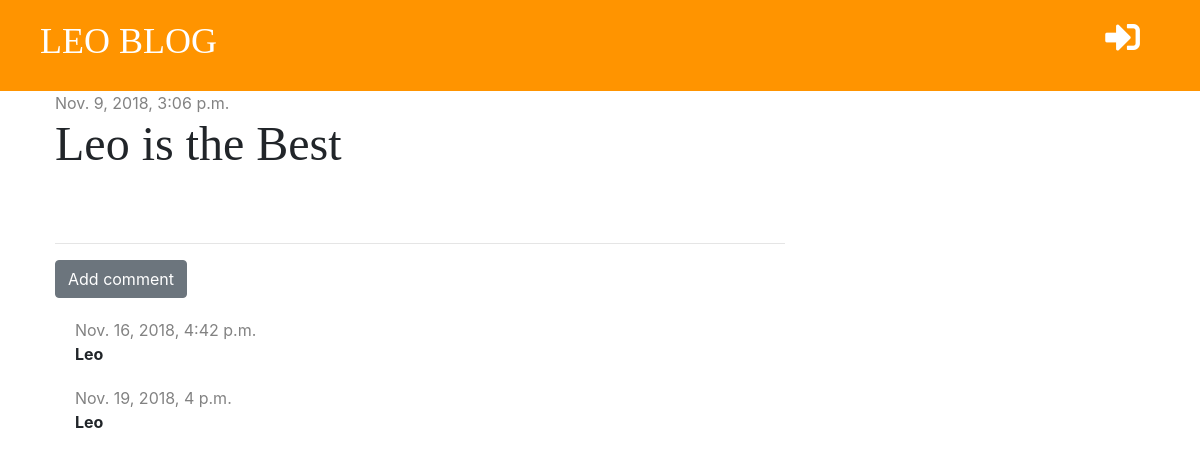
The app's page /post/4/ with its own data.
### blog/models.py (models this page shows, shortened)
class Post(models.Model):
    author = models.ForeignKey('auth.User', on_delete=models.CASCADE)
    title = models.CharField(max_length=200)
    text = models.TextField()
    created_date = models.DateTimeField(default=timezone.now)
    published_date = models.DateTimeField(blank=True, null=True)

class Comment(models.Model):
    post = models.ForeignKey('blog.Post', on_delete=models.CASCADE, related_name='comments')
    author = models.CharField(max_length=200)
    text = models.TextField()
    created_date = models.DateTimeField(default=timezone.now)
    approved = models.BooleanField(default=False)

### blog/views.py (the view)
# urls.py: path('post/<int:pk>/', views.post_detail, name='post_detail'),
def post_detail(request, pk):
    post = get_object_or_404(Post, pk=pk)
    stuff_for_frontend = {'post': post}
    return render(request, 'blog/post_detail.html', stuff_for_frontend)

### blog/templatetags/markdownify.py (called while the page is built)
@register.filter
def markdown(value):
    renderer = HighlightRenderer()
    markdown = mistune.Markdown(renderer=renderer)
    return markdown(value)

### blog/templates/blog/post_detail.html (shortened to what this page needs)
{% extends 'blog/base.html' %}
{% load markdownify %}
{% block content %}
    <div class="post">
        {% if post.published_date %}
            <div class="date">
                {{ post.published_date }}
            </div>
        {% else %}
            <a href="{% url 'post_publish' pk=post.pk %}" class="btn btn-primary">Publish</a>
        {% endif %}
        <h1>{{ post.title }}</h1>
    </div>
    <hr>
    <a href="{% url 'add_comment_to_post' pk=post.pk %}" class="btn btn-secondary">Add comment</a>
    {% for comment in post.comments.all %}
        {% if user.is_authenticated or comment.approved %}
            <div class="comment">
                <div class="date">
                    {{ comment.created_date }}
                </div>
                    <strong>{{ comment.author }}</strong>
            </div>
        {% endif %}
    {% empty %}
            <p>No comments yet....</p>
    {% endfor %}
{% endblock %}

### blog/static/css/blog.css (style rules this page uses)
h1, h2, h3, h4 { font-family: 'tangerine', 'Inconsolata', 'Droid Sans', serif; font-size: 48px; }
.date { color: #828282; }
.post { margin-bottom: 70px; }
.comment { margin: 20px 0px 20px 20px; }

### records on screen
Post: published_date "Nov. 9, 2018, 3:06 p.m.", title "Leo is the Best"
Comment: created_date "Nov. 16, 2018, 4:42 p.m.", author "Leo"
Comment: created_date "Nov. 19, 2018, 4 p.m.", author "Leo"
